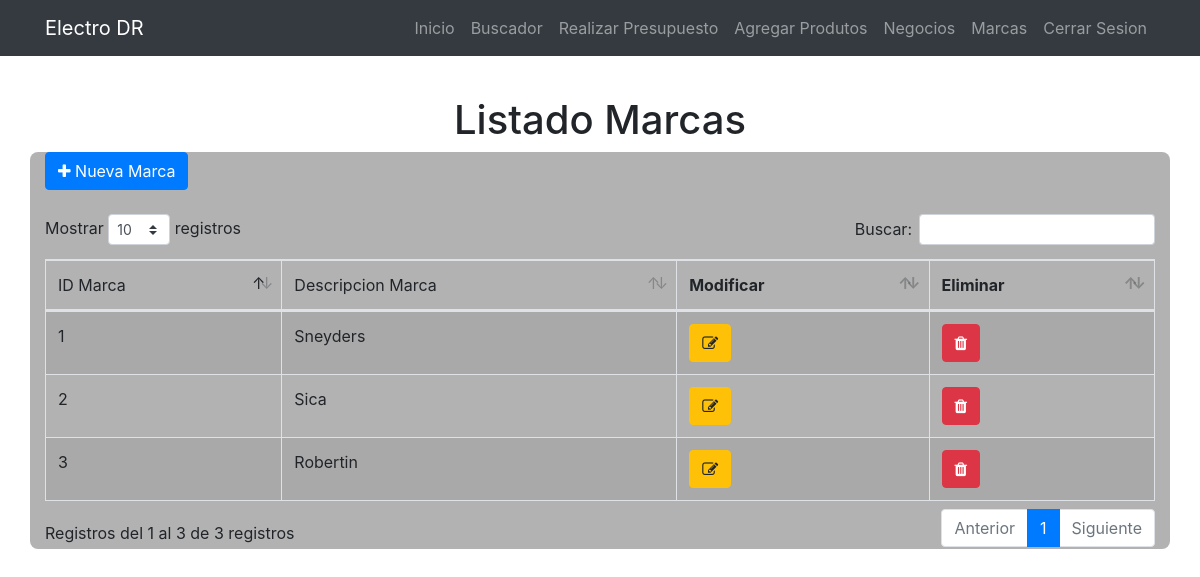
The app's page /mod_marcas/index.php, older data.
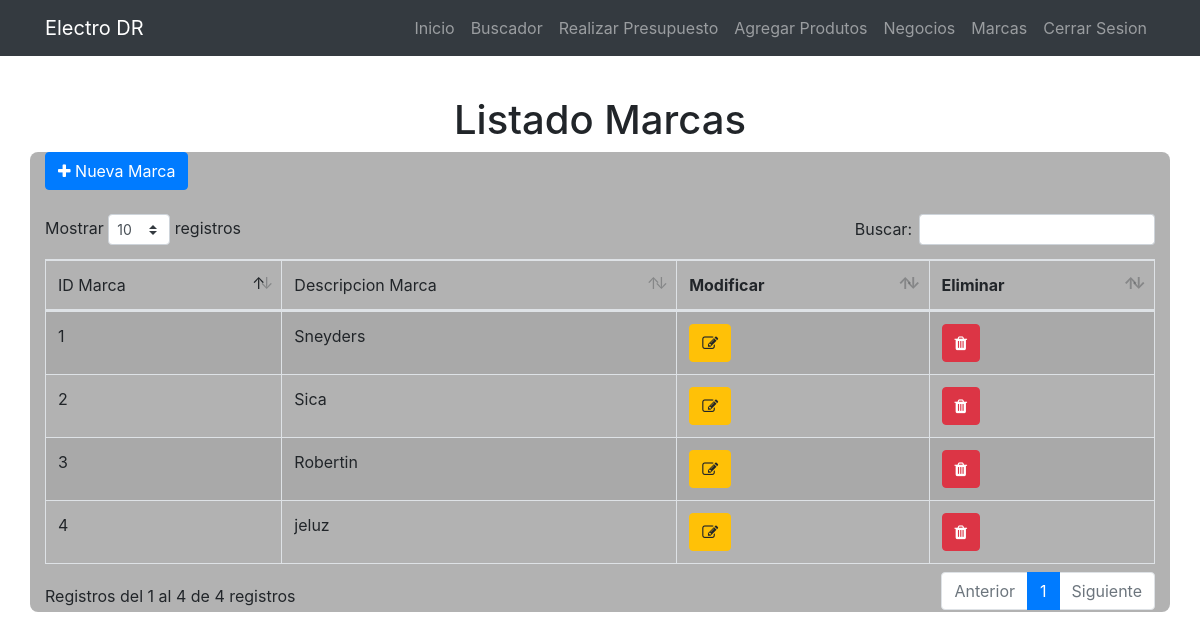
The same page, newer data.
### tables this page shows
CREATE TABLE `marca` (
  `id_marca` int(4) NOT NULL,
  `descrip_marca` varchar(100) NOT NULL
);

### mod_marcas/index.php (the view, shortened to what this page needs)
<?php require_once '../layouts/head.php'; ?>
<div class="container">
	<h1 class="page-header text-center">Listado Marcas</h1>
	<div class="row">
		<div class="col-xs-12 col-sm-12 col-md-12 col-lg-12" style="background-color: rgb(0,0,0,0.30); border-radius: 0.50rem;">
			<div>
				<a href="nuevaMarca.php" class="btn btn-primary"><span class="fa fa-plus"></span> Nueva Marca</a>
			</div>
			<br>
			<div>
				<table id="myTable" class="table table-bordered table-striped display wrap" width="100%">
					<thead>
						<td>ID Marca</td>
						<td>Descripcion Marca</td>
						<th>Modificar</th>
						<th>Eliminar</th>
					</thead>
					<tbody>
						<?php
						include_once('../conexion/conexion.php');
						$sql = "SELECT * FROM marca";
						$query = $conexion->query($sql);
						while($row = $query->fetch_assoc()){
							echo
							"<tr>
							<td>".$row['id_marca']."</td>
							<td>".$row['descrip_marca']."</td>";
							echo "
							<td>
							<a href='editarMarca.php?id_marca=".$row['id_marca']."' class='btn btn-warning btn-xm'><span class='fa fa-edit'></span></a>
							</td>
							<td>
							<a href='eliminarMarca.php?id_marca=".$row['id_marca']."' class='btn btn-danger btn-xm'><span class='fa fa-trash'></span></a>
							</td>
							</tr>";
						}
						?>
					</tbody>
				</table>
			</div>
		</div>
	</div>
</div>
<?php require_once '../layouts/footer.php'; ?>

### layouts/head.php (shortened to what this page needs)
<!DOCTYPE html>
<html lang="en">
<head>
    <link rel="stylesheet" type="text/css" href="../lib/bootstrap/css/bootstrap.min.css">
    <link rel="stylesheet" type="text/css" href="../assets/css/fondo_principal.css">
    <link rel="stylesheet" type="text/css" href="../lib/datatables/css/dataTables.bootstrap4.min.css">
    <link rel="stylesheet" type="text/css" href="../lib/font-awesome/css/font-awesome.min.css">
    <link rel="stylesheet" type="text/css" href="../lib/datatables/css/responsive.bootstrap4.min.css">
</head>
<body>
	<nav class="navbar navbar-expand-lg navbar-dark bg-dark fixed-top" id="mainNav">
		<div class="container">
            <a class="navbar-brand js-scroll-trigger" href="../mod_pantalla_principal/index.php">Electro DR</a>
            <div class="collapse navbar-collapse" id="navbarResponsive">
                <ul class="navbar-nav ml-auto">
                 <li class="nav-item">
                    <a class="nav-link js-scroll-trigger" href="../mod_pantalla_principal/index.php">Inicio</a>
                </li>
                <li class="nav-item">
                    <a class="nav-link js-scroll-trigger" href="../mod_buscador/buscador.php">Buscador</a>
                </li>
                <li class="nav-item">
                    <a class="nav-link js-scroll-trigger" href="../mod_presupuestos/index.php">Realizar Presupuesto</a>
                </li>
                <li class="nav-item">
                    <a class="nav-link js-scroll-trigger" href="../mod_productos/index.php">Agregar Produtos</a>
                </li>
                <li class="nav-item">
                    <a class="nav-link js-scroll-trigger" href="../mod_negocios/index.php">Negocios</a>
                </li>
                <li class="nav-item">
                    <a class="nav-link js-scroll-trigger" href="../mod_marcas/index.php">Marcas</a>
                </li>
                <li class="nav-item">
                    <a class="nav-link js-scroll-trigger" href="../mod_login/desconectar_usuario.php">Cerrar Sesion</a>
                </li>
            </ul>
        </div>
    </div>
</nav>
<br> <br> <br> <br>

### layouts/footer.php (shortened to what this page needs)
</body>
</html>

### assets/css/fondo_principal.css (style rules this page uses)
body { background-image: url("../img/fondo_principal.jpg"); background-position: center center; background-repeat: no-repeat; background-attachment: fixed; background-size: cover; background-color: #66999; }

Row changes from the older to the newer data that the page shows:
added marca: id_marca "4", descrip_marca "jeluz"
Text that changed along with them:
text written by a page script: "Mostrar registros Buscar: Registros del 1 al 3 de 3 registros Anterior 1 Siguiente" → "Mostrar registros Buscar: Registros del 1 al 4 de 4 registros Anterior 1 Siguiente"
